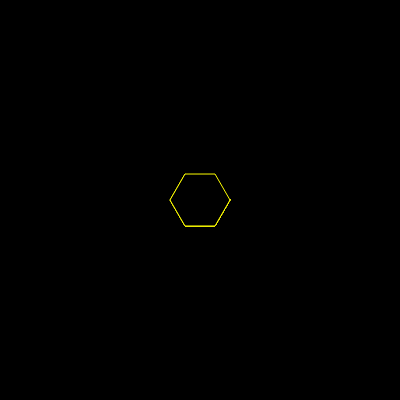
Frame 1 (no input)
Frame 2 (the mouse pressed at the canvas centre, redrawn once): identical to frame 1, image omitted

The p5.js sketch that drew this single still picture (run headless with seeded random() and noise() and a simulated clock; the mouse was pressed at the canvas centre and the sketch redrawn once):

// p5.js sketch
// ── sketch.js
function preload(){
  // preload assets
}
const sketchHeight = 400;
const sketchWidth = 400;

function setup() {
  createCanvas(sketchWidth, sketchHeight);
}

const radius = 100;

function draw() {
  background(0);
  fill("black");
  stroke("yellow");

  beginShape();
  for(let angle = 0; angle < 360; angle += 60) {
    const radius = 30
    const x = radius * cos(Math.PI / 180 * angle);
    const y = radius * sin(Math.PI / 180 * angle);
    vertex(x + sketchWidth / 2, y + sketchHeight / 2);

  for (let angle = 0; angle < 360; angle += 15) {
    push();
    const x = radius * cos(Math.PI / 180 * angle);
    const y = radius * sin(Math.PI / 180 * angle);

    translate(x, y);



    pop();
  }
  endShape(CLOSE);
  noLoop();
}

}
